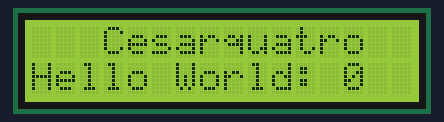
A program run on a simulated ESP32 board running MicroPython. Parts: 16×2 character LCD. Library files of the repository ran but are not shown: i2c_lcd.py. At 22.2 s the program stops and its outputs stay as they are.

Above: at 0.17 s.
At 2.83 s:
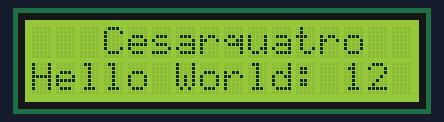
At 5.49 s:
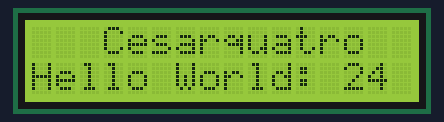
At 11.04 s:
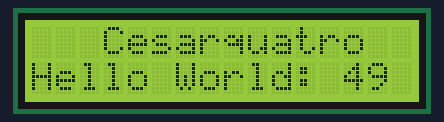
At 16.6 s:
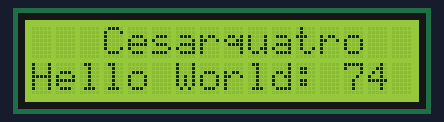
At 22.1 s:
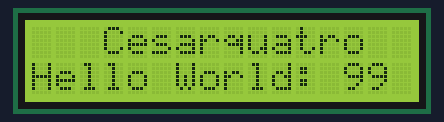

The program:

main.py
```python
'''
 * Docente:          Leopoldo André Dutra Lusquino Filho
 * Discente:         Cesar Augusto Mendes Cordeiro da Silva
 * GitHub:           https://github.com/Cesarquatro
 * Simulador online: https://wokwi.com/projects/359862803758179329
 * Aula 1 - LCD I2C
 * 21/03/2023
 * Codigo comentado pelo ChatGPT
'''
from time import sleep_ms, ticks_ms  # Importa as funções sleep_ms e ticks_ms da biblioteca time
from machine import I2C, Pin  # Importa as classes I2C e Pin da biblioteca machine
from i2c_lcd import I2cLcd  # Importa a classe I2cLcd da biblioteca i2c_lcd

AddressOfLcd = 0x27  # Define o endereço do display LCD

i2c = I2C(scl=Pin(22), sda=Pin(21), freq=400000)  # Instancia um objeto I2C com os pinos GPIO 22 e GPIO 21 como SCL e SDA, respectivamente
lcd = I2cLcd(i2c, AddressOfLcd, 2, 16)  # Instancia um objeto I2cLcd com o objeto I2C, endereço e tamanho do display

def testLcd(num):
    lcd.move_to(3,0)  # Move o cursor para a posição (3,0)
    lcd.putstr('Cesarquatro')  # Escreve 'Cesarquatro' na tela
    lcd.move_to(0,1)  # Move o cursor para a posição (0,1)
    lcd.putstr("Hello World: " + str(num))  # Escreve 'Hello World: num' na tela, onde num é um número inteiro

if __name__ == '__main__':
    for i in range(100):
        testLcd(i)  # Chama a função testLcd com o parâmetro i
        sleep_ms(200)  # Espera 200ms
```
